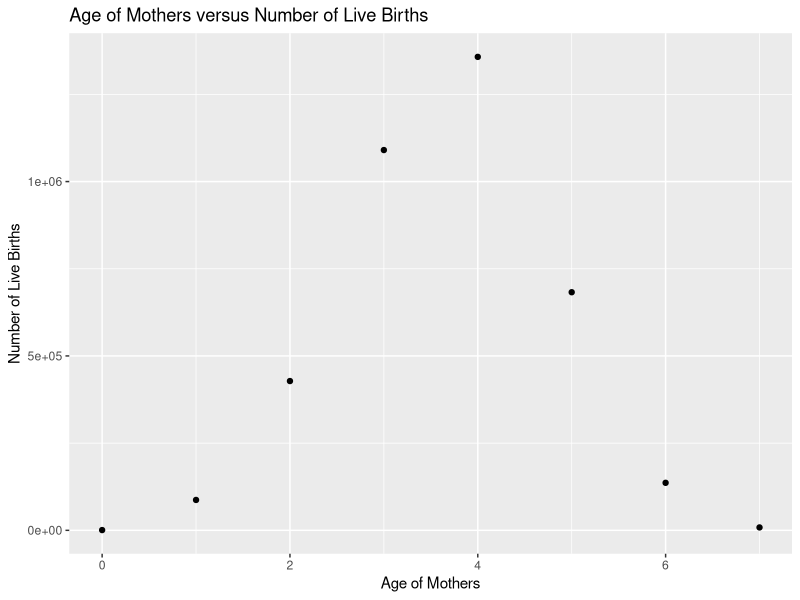
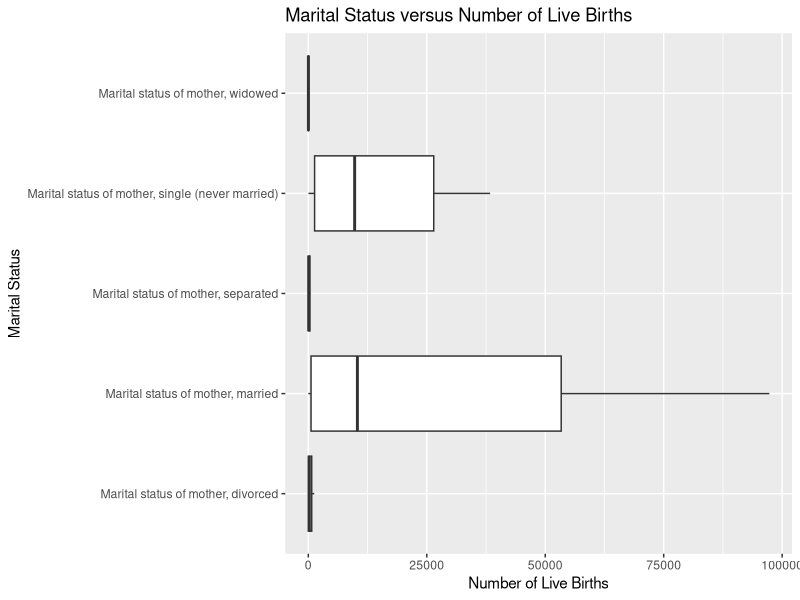
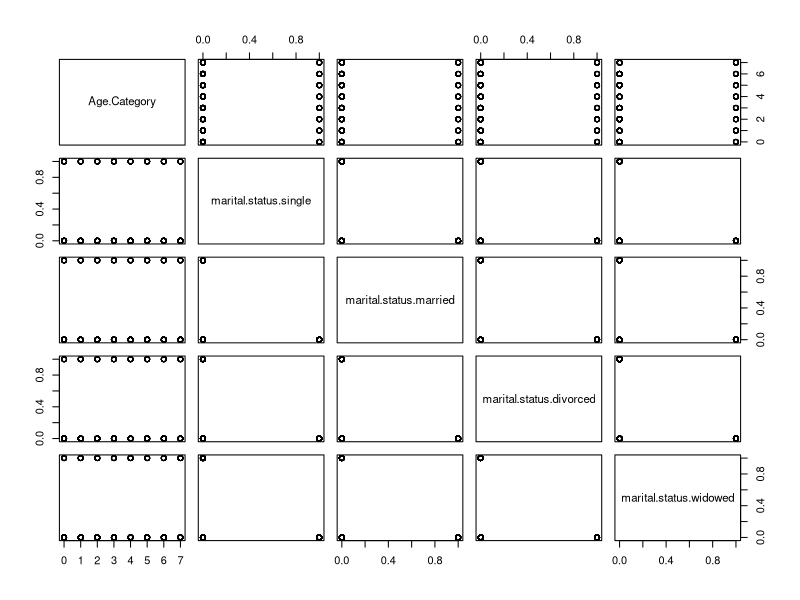
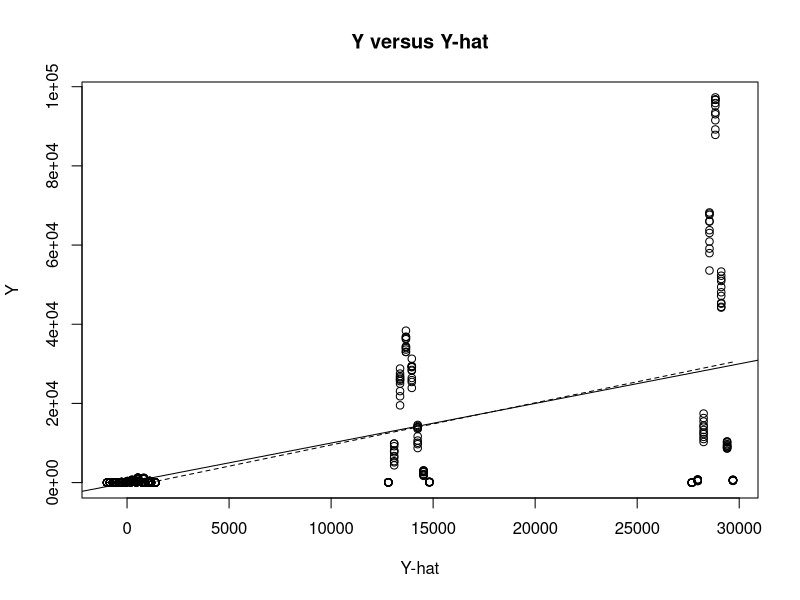
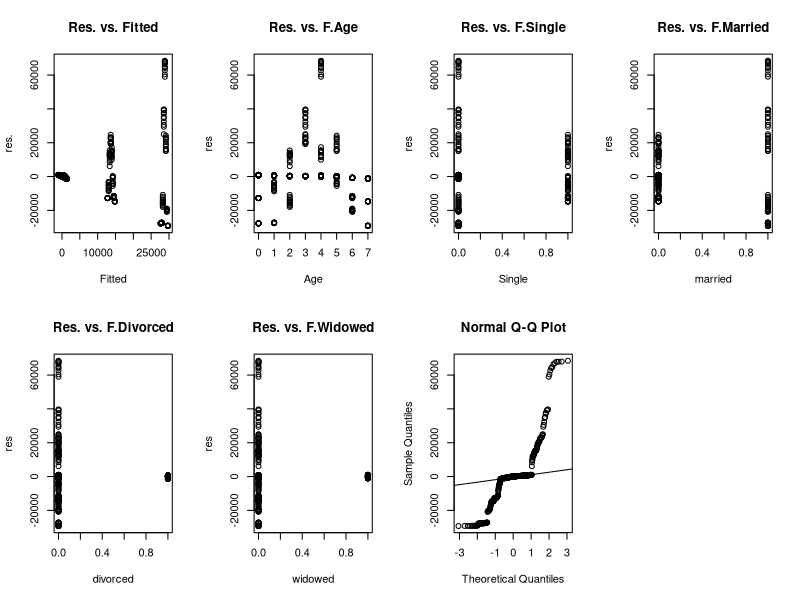

Write the R code that produced these figures, in order. (Note: this script raises an error after producing the figures.)
## ---- chunk 1
knitr::opts_chunk$set(echo = TRUE)
## ---- chunk 2
data1 <- read.csv("13100420.csv")
## ---- chunk 3
library(tidyverse)
library(dplyr)


colnames(data1)[1] <- "REF_DATE"
#Remove the unwanted columns
data_clean <- data1[ , ! names(data1) %in% c("UOM_ID", "units", "SCALAR_ID","STATUS","SYMBOL","TERMINATED","DECIMALS","VECTOR","SCALAR_FACTOR","COORDINATE","Characteristics","DGUID","GEO")]

#Keep only the rows that are not Percentage
data_clean<-data_clean%>%filter(UOM != "Percentage")%>%select(!UOM)

#Keep only the rows with the detailed marital status of mother
data_clean<-data_clean%>%filter(Marital.status.of.mother != "Total, marital status of mother")%>%filter(Marital.status.of.mother != "Marital status of mother, not stated")

#Keep only the rows with the detailed age of mother
data_clean<-data_clean%>%filter(Age.of.mother != "Age of mother, all ages")%>%filter(Age.of.mother != "Age of mother, not stated")%>%filter(!REF_DATE %in% c(1991:2009))
a <- data_clean %>% group_by(Marital.status.of.mother)%>%summarize(n())

#Transform Categorical Variable
#Age category
data_clean<-data_clean %>% mutate(Age.Category = ifelse(Age.of.mother == "Age of mother, under 15 years", 0, ifelse(Age.of.mother == "Age of mother, 15 to 19 years", 1, ifelse(Age.of.mother == "Age of mother, 20 to 24 years", 2, ifelse(Age.of.mother == "Age of mother, 25 to 29 years", 3, ifelse(Age.of.mother == "Age of mother, 30 to 34 years", 4, ifelse(Age.of.mother == "Age of mother, 35 to 39 years", 5, ifelse(Age.of.mother == "Age of mother, 40 to 44 years", 6, 7))))))))
#Marital status category
data_clean <- data_clean%>% mutate(marital.status.single = ifelse(Marital.status.of.mother == "Marital status of mother, single (never married)", 1, 0), marital.status.married = ifelse(Marital.status.of.mother == "Marital status of mother, married", 1, 0), marital.status.divorced = ifelse(Marital.status.of.mother == "Marital status of mother, divorced", 1, 0), marital.status.widowed = ifelse(Marital.status.of.mother == "Marital status of mother, widowed", 1, 0))

#creating a new column which assigns an unique number to each observation
data_clean <- data_clean%>% mutate(observationID = 1:n())

## ---- chunk 4
mod1 <- lm(VALUE ~ Age.Category + marital.status.single + marital.status.married + marital.status.divorced + marital.status.widowed,data_clean)
summary(mod1)
#Value by age of mother

age_value_data <- data_clean%>%group_by(Age.of.mother, Age.Category)%>%summarize(TotalLiveBirths = sum(VALUE))
ggplot(age_value_data, aes(x = Age.Category, y = TotalLiveBirths))+geom_point()+ggtitle("Age of Mothers versus Number of Live Births")+labs(y= "Number of Live Births", x = "Age of Mothers") 
#marital status
ggplot(data_clean, aes(x = VALUE, y = Marital.status.of.mother))+geom_boxplot()+ggtitle("Marital Status versus Number of Live Births")+labs(y= "Marital Status", x = "Number of Live Births") 
r <- resid(mod1)
## ---- chunk 5
# create a 50/50 split in the data
set.seed(1)
train <- data_clean[sample(1:nrow(data_clean), 220, replace=F), ]
test <- data_clean[which(!(data_clean$observationID %in% train$observationID)),]

dim(train)
dim(test)
#Check similarity between training dataset and test dataset
mtr <- apply(train[,-c(1,2,3,12)], 2, mean)
sdtr <- apply(train[,-c(1,2,3,12)], 2, sd)

mtest <- apply(test[,-c(1,2,3,12)], 2, mean)
sdtest <- apply(test[,-c(1,2,3,12)], 2, sd)
## ---- chunk 6
pairs(data_clean[,5:9])
plot(data_clean$VALUE ~ fitted(mod1), main="Y versus Y-hat", xlab="Y-hat", ylab="Y")
abline(a = 0, b = 1)
lines(lowess(data_clean$VALUE ~ fitted(mod1)), lty=2)

par(mfrow=c(2,4))
plot(r ~ fitted(mod1), main="Res. vs. Fitted", xlab="Fitted", ylab="res.")
plot(r ~ data_clean$Age.Category, main="Res. vs. F.Age", xlab="Age", ylab="res")
plot(r ~ data_clean$marital.status.single, main="Res. vs. F.Single", xlab="Single", ylab="res")
plot(r ~ data_clean$marital.status.married, main="Res. vs. F.Married", xlab="married", ylab="res")
plot(r ~ data_clean$marital.status.divorced, main="Res. vs. F.Divorced", xlab="divorced", ylab="res")
plot(r ~ data_clean$marital.status.widowed, main="Res. vs. F.Widowed", xlab="widowed", ylab="res")

qqnorm(r)
qqline(r)
## ---- chunk 7
#Transformation

#install.packages("car")
library(car)

data_clean$VALUE <- data_clean$VALUE+0.05
data_clean$Age.Category <- data_clean$Age.Category+0.05

# first Box-Cox on Y
boxCox(mod1)

#Transform
mod2 <- lm(log(VALUE+0.01) ~ Age.Category + marital.status.single + marital.status.married + marital.status.divorced + marital.status.widowed,data_clean)
summary(mod2)

data_transform <- data_clean%>%mutate(log.value = log(VALUE+0.01))
## ---- chunk 8
r2 <- resid(mod2)
pairs(data_transform[,5:9])
plot(data_transform$VALUE ~ fitted(mod2), main="Y versus Y-hat", xlab="Y-hat", ylab="Y")
abline(a = 0, b = 1)
lines(lowess(data_transform$VALUE ~ fitted(mod2)), lty=2)

par(mfrow=c(2,4))
plot(r2 ~ fitted(mod2), main="title", xlab="Fitted", ylab="res.")
plot(r2 ~ data_transform$Age.Category, main="title", xlab="Age", ylab="res")
plot(r2 ~ data_transform$marital.status.single, main="title", xlab="Single", ylab="res")
plot(r2 ~ data_transform$marital.status.married, main="title", xlab="married", ylab="res")
plot(r2 ~ data_transform$marital.status.divorced, main="title", xlab="divorced", ylab="res")
plot(r2 ~ data_transform$marital.status.widowed, main="title", xlab="widowed", ylab="res")

qqnorm(r)
qqline(r)
## ---- chunk 9
summary(mod2)
#Applying Backward Selection
mod3 <- lm(log(VALUE+0.01) ~ Age.Category + marital.status.single + marital.status.married + marital.status.widowed, data_transform)
summary(mod3)
## ---- chunk 10
r2 <- resid(mod3)
pairs(data_transform[,5:9])
plot(data_transform$VALUE ~ fitted(mod3), main="Y versus Y-hat", xlab="Y-hat", ylab="Y")
abline(a = 0, b = 1)
lines(lowess(data_transform$VALUE ~ fitted(mod3)), lty=2)

par(mfrow=c(2,4))
plot(r2 ~ fitted(mod3), main="title", xlab="Fitted", ylab="res.")
plot(r2 ~ data_transform$Age.Category, main="title", xlab="Age", ylab="res")
plot(r2 ~ data_transform$marital.status.single, main="title", xlab="Single", ylab="res")
plot(r2 ~ data_transform$marital.status.married, main="title", xlab="married", ylab="res")
plot(r2 ~ data_transform$marital.status.divorced, main="title", xlab="divorced", ylab="res")
plot(r2 ~ data_transform$marital.status.widowed, main="title", xlab="widowed", ylab="res")

qqnorm(r2)
qqline(r2)

## ---- chunk 11
#leverage point

#Information from the model
n<-length(data_transform$VALUE)
p<-length(coef(mod3))-1

#Calculate the leverage values& compare to cutoff
h<-hatvalues(mod3)
hcut<-2*(p+1)/n

# Which are leverage points
w1<- which(h > hcut)
w1

## ---- chunk 12
#Outliers
#Calculate standardized residuals and compare to cutoff
r<-rstandard((mod3))
w2<-which(r < -2 |r > 2)
w2
par(mfrow=c(2,4))
plot(data_transform[,11]~data_transform[,5], main="log(value) vs age.category", xlab="age.category", ylab="log(value)")

points(data_transform[w2,11]~data_transform[w2,5], col="red", pch=19)
plot(data_transform[,11]~data_transform[,6], main="log(value) vs marital.single", xlab="marital.single", ylab="log(value)")

points(data_transform[w2,11]~data_transform[w2,6], col="red", pch=19)
plot(data_transform[,11]~data_transform[,7], main="log(value) vs marital.married", xlab="marital.married", ylab="log(value)")

points(data_transform[w2,11]~data_transform[w2,7], col="red", pch=19)
plot(data_transform[,11]~data_transform[,8], main="log(value) vs marital.divorced", xlab="marital.divorced", ylab="log(value)")

points(data_transform[w2,11]~data_transform[w2,8], col="red", pch=19)
plot(data_transform[,11]~data_transform[,9], main="log(value) vs marital.widowed", xlab="marital.widowed", ylab="log(value)")

points(data_transform[w2,11]~data_transform[w2,9], col="red", pch=19)


## ---- chunk 13
#Influential Points

#Find the Cooks distance
Dcutoff <- qf(0.5, p+1, n-p-1)
D <- cooks.distance(mod2)
which(D > Dcutoff)

# find the DFFITS and compare to cutoff
DFFITScut <- 2*sqrt((p+1)/n)
dfs <- dffits(mod2)
w3 <- which(abs(dfs) > DFFITScut)
w3

# find the DFBETAS and compare to cutoff (notice the dimension of DFBETAS)
DFBETAcut <- 2/sqrt(n)
dfb <- dfbetas(mod2)
w4 <- which(abs(dfb[,1]) > DFBETAcut)
w4

w5 <- which(abs(dfb[,2]) > DFBETAcut)
w5

w6 <- which(abs(dfb[,3]) > DFBETAcut)
w6

w7 <- which(abs(dfb[,4]) > DFBETAcut)
w7

#Plot them
w <- unique(c(w3, w4, w5, w6, w7))
par(mfrow=c(2,4))

plot(data_transform[,11]~data_transform[,5], main="log(value) vs age.category", xlab="age.category", ylab="log(value)")

points(data_transform[w,11]~data_transform[w,5], col="red", pch=19)
plot(data_transform[,11]~data_transform[,6], main="log(value) vs marital.single", xlab="marital.single", ylab="log(value)")

points(data_transform[w,11]~data_transform[w,6], col="red", pch=19)
plot(data_transform[,11]~data_transform[,7], main="log(value) vs marital.married", xlab="marital.married", ylab="log(value)")

points(data_transform[w,11]~data_transform[w,7], col="red", pch=19)
plot(data_transform[,11]~data_transform[,8], main="log(value) vs marital.divorced", xlab="marital.divorced", ylab="log(value)")

points(data_transform[w,11]~data_transform[w,8], col="red", pch=19)
plot(data_transform[,11]~data_transform[,9], main="log(value) vs marital.widowed", xlab="marital.widowed", ylab="log(value)")

points(data_transform[w,11]~data_transform[w,9], col="red", pch=19)

## ---- chunk 14
#Check multi collinearity in each model
#install.packages("car")
library(car)
vif(mod1)
vif(mod2)
vif(mod3)
